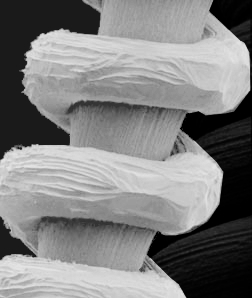
%> input picture a.jpg, 252 x 298 px
$ octave gaussianlowpass.m   (GNU Octave 9; MATLAB toolbox functions it lacks are replaced by stand-ins)
%> lines starting %> are read from the running program, lines starting %| are printed output that depends on the picture
im=imread('C:\Users\TANAY\Desktop\a.jpg');
%> im is the input picture: size 298x252 uint8; min 0, max 231, mean 128.1
im=rgb2gray(im);
figure,imshow(uint8(im));
[rows,cols]=size(im);
%> rows = 298; cols = 252

for i=1:rows
    for j=1:cols
        im(i,j)=im(i,j)*((-1)^(i+j));
    end
end
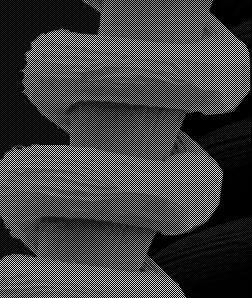
%> im: size 298x252 uint8; min 0, max 231, mean 64.1
im3=fft2(im);
rad=80;

for i=1:rows
    for j=1:cols
        bin(i,j) = exp(1)^(-1*((((i-(rows/2))^2) + (j-(cols/2))^2)/(2*rad^2)));
    end
end
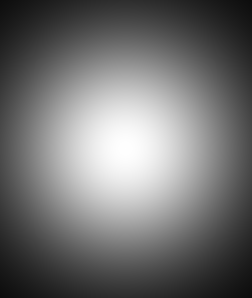
%> bin: size 298x252 double; min 0.0511, max 1, mean 0.444

for i=1:rows
    for j=1:cols
        im3(i,j)=im3(i,j)*bin(i,j);
    end
end
im4=ifft2(im3);

for i=1:rows
    for j=1:cols
        im4(i,j)=im4(i,j)*((-1)^(i+j));
    end
end
figure,imshow(uint8(im3));
%> (this line was passed over: imshow is not available in this run)
figure,imshow(uint8(im4));
%> (this line was passed over: imshow is not available in this run)
